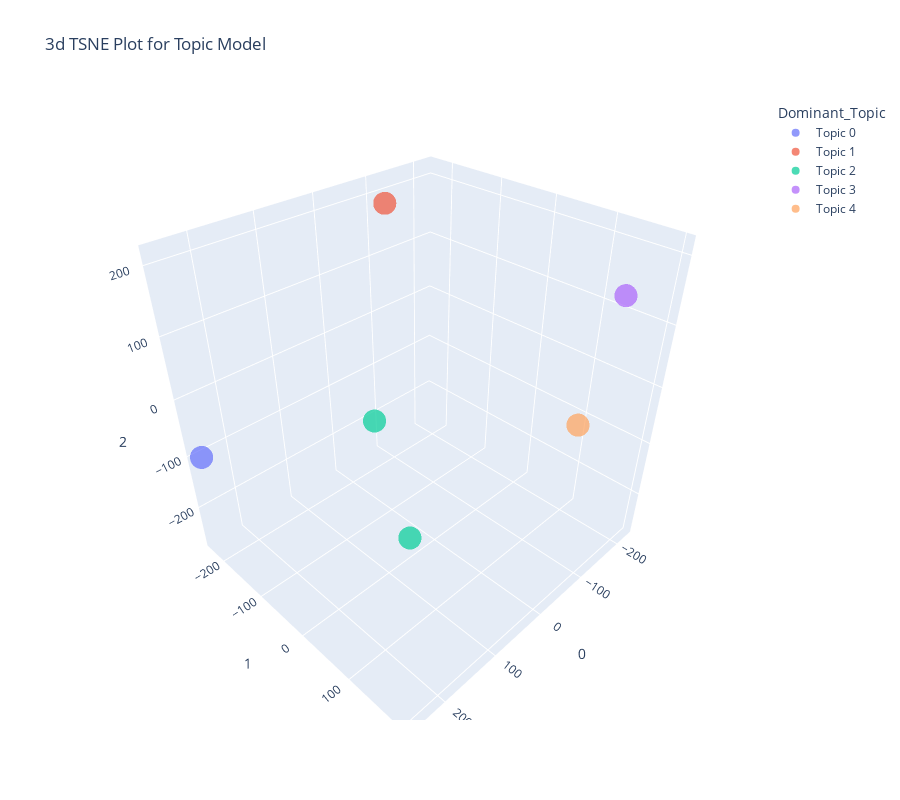

Source (notebook cell):
### Code cell
plot_model(comments, plot = 'tsne')

### Figure 1 — Plotly figure (JSON) as saved in the notebook; plotly's stock layout.template omitted (floating-point values rounded to 4 significant figures)
{"data": [{"hovertemplate": "Dominant_Topic=Topic 0<br>0=%{x}<br>1=%{y}<br>2=%{z}<extra></extra>", "legendgroup": "Topic 0", "marker": {"color": "#636efa", "opacity": 0.7, "symbol": "circle"}, "mode": "markers", "name": "Topic 0", "scene": "scene", "showlegend": true, "x": [251.0], "y": [-233.7], "z": [-101.8], "type": "scatter3d"}, {"hovertemplate": "Dominant_Topic=Topic 1<br>0=%{x}<br>1=%{y}<br>2=%{z}<extra></extra>", "legendgroup": "Topic 1", "marker": {"color": "#EF553B", "opacity": 0.7, "symbol": "circle"}, "mode": "markers", "name": "Topic 1", "scene": "scene", "showlegend": true, "x": [-70.5], "y": [-174.8], "z": [211.4], "type": "scatter3d"}, {"hovertemplate": "Dominant_Topic=Topic 2<br>0=%{x}<br>1=%{y}<br>2=%{z}<extra></extra>", "legendgroup": "Topic 2", "marker": {"color": "#00cc96", "opacity": 0.7, "symbol": "circle"}, "mode": "markers", "name": "Topic 2", "scene": "scene", "showlegend": true, "x": [35.9, 153.9], "y": [-20.66, 43.64], "z": [-267.1, 56.87], "type": "scatter3d"}, {"hovertemplate": "Dominant_Topic=Topic 3<br>0=%{x}<br>1=%{y}<br>2=%{z}<extra></extra>", "legendgroup": "Topic 3", "marker": {"color": "#ab63fa", "opacity": 0.7, "symbol": "circle"}, "mode": "markers", "name": "Topic 3", "scene": "scene", "showlegend": true, "x": [-113.1], "y": [199.5], "z": [183.6], "type": "scatter3d"}, {"hovertemplate": "Dominant_Topic=Topic 4<br>0=%{x}<br>1=%{y}<br>2=%{z}<extra></extra>", "legendgroup": "Topic 4", "marker": {"color": "#FFA15A", "opacity": 0.7, "symbol": "circle"}, "mode": "markers", "name": "Topic 4", "scene": "scene", "showlegend": true, "x": [-223.8], "y": [96.4], "z": [-118.8], "type": "scatter3d"}], "layout": {"scene": {"domain": {"x": [0, 1], "y": [0, 1]}, "xaxis": {"title": {"text": "0"}}, "yaxis": {"title": {"text": "1"}}, "zaxis": {"title": {"text": "2"}}}, "legend": {"title": {"text": "Dominant_Topic"}, "tracegroupgap": 0}, "title": {"text": "3d TSNE Plot for Topic Model"}, "height": 800, "width": 900}}
